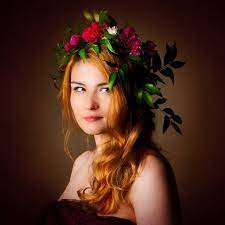
#> input picture Problema3/prueba.jpg, 225 x 225 px
$ jupyter execute --allow-errors Problema3-23000478.ipynb
#> lines starting #> are read from the running program, lines starting #| are printed output that depends on the picture
***
# TEXT MINING & IMAGE RECOGNITION *Seccion* "V"
## *LABORATORIO # 2* *Problema 3*
##### **Pedro Josué Chamale Perez** - __23000478__

[cell 1]
import cv2
import numpy as np
import matplotlib.pyplot as plt

[cell 2]
imagen = cv2.imread('prueba.jpg', cv2.IMREAD_GRAYSCALE)
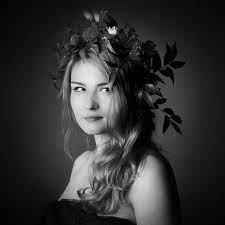
#> imagen: shape (225, 225); min 0, max 243, mean 49.2


plt.imshow(imagen, cmap="gray")

[cell 3]
imagen.shape
print(imagen[0][0], imagen[0][1])
#| 4 4
